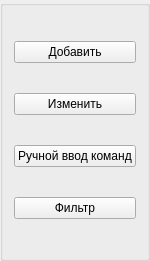
   <widget class="QGroupBox" name="groupBoxButton">
    <property name="geometry">
     <rect>
      <x>360</x>
      <y>340</y>
      <width>141</width>
      <height>261</height>
     </rect>
    </property>
    <layout class="QVBoxLayout" name="verticalLayout_12">
     <item>
      <widget class="QPushButton" name="pushButton_2">
       <property name="text">
        <string>Добавить</string>
       </property>
      </widget>
     </item>
     <item>
      <widget class="QPushButton" name="pushButton_3">
       <property name="text">
        <string>Изменить</string>
       </property>
      </widget>
     </item>
     <item>
      <widget class="QPushButton" name="pushButton_4">
       <property name="enabled">
        <bool>true</bool>
       </property>
       <property name="minimumSize">
        <size>
         <width>0</width>
         <height>0</height>
        </size>
       </property>
       <property name="mouseTracking">
        <bool>false</bool>
       </property>
       <property name="tabletTracking">
        <bool>false</bool>
       </property>
       <property name="focusPolicy">
        <enum>Qt::StrongFocus</enum>
       </property>
       <property name="contextMenuPolicy">
        <enum>Qt::DefaultContextMenu</enum>
       </property>
       <property name="acceptDrops">
        <bool>false</bool>
       </property>
       <property name="layoutDirection">
        <enum>Qt::LeftToRight</enum>
       </property>
       <property name="autoFillBackground">
        <bool>false</bool>
       </property>
       <property name="text">
        <string>Ручной ввод команд</string>
       </property>
       <property name="checkable">
        <bool>false</bool>
       </property>
       <property name="autoRepeat">
        <bool>false</bool>
       </property>
       <property name="autoExclusive">
        <bool>false</bool>
       </property>
       <property name="autoDefault">
        <bool>false</bool>
       </property>
       <property name="default">
        <bool>false</bool>
       </property>
       <property name="flat">
        <bool>false</bool>
       </property>
      </widget>
     </item>
     <item>
      <widget class="QPushButton" name="filter">
       <property name="text">
        <string>Фильтр</string>
       </property>
      </widget>
     </item>
    </layout>
   </widget>
